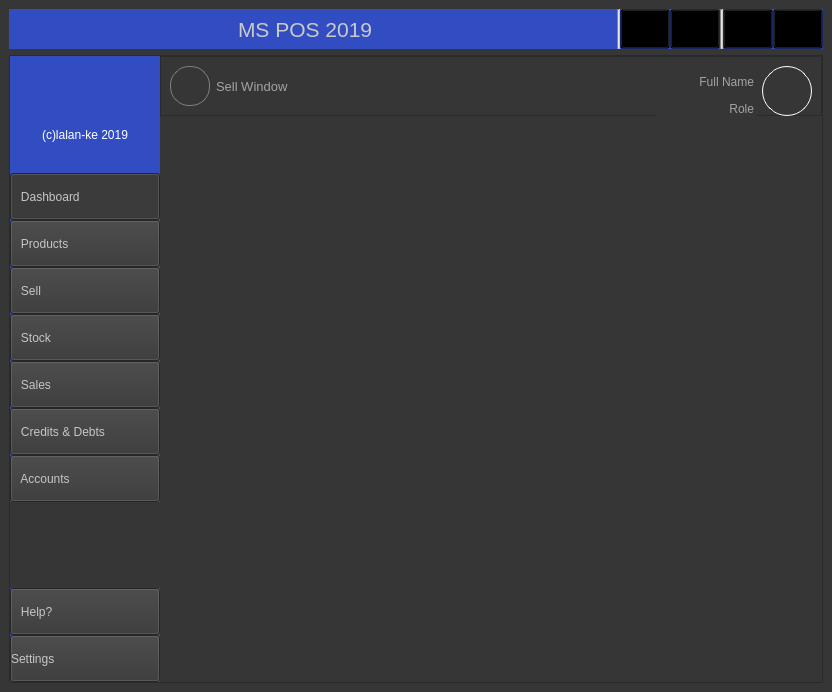
<?xml version="1.0" encoding="UTF-8"?>
<ui version="4.0">
 <class>MainWindowForm</class>
 <widget class="QMainWindow" name="MainWindowForm">
  <property name="geometry">
   <rect>
    <x>0</x>
    <y>0</y>
    <width>832</width>
    <height>692</height>
   </rect>
  </property>
  <property name="windowTitle">
   <string>MainWindow</string>
  </property>
  <property name="styleSheet">
   <string notr="true"> QWidget{
font-size:12px Arial;
margin:0px;
padding:0px;
background-color:rgb(54,54,54);
}
QWidget#TopBar{
background-color:rgb(50, 77, 194);
color:white;
}
QPushButton#CloseBtn{
background-color:Transparent;
}
QPushButton#CloseBtn:hover{
background-color:#ff0814;
}
QPushButton#MinimizeBtn{
background-color:Transparent;
}
QPushButton#MinimizeBtn:hover{
background-color:#00b3ff;
}
QLabel#TitleLabel{
font: 16pt ;
color: rgb(202, 202, 202);
background-color:Transparent
}
QPushButton#aboutBtn{
background-color:Transparent;
}
QPushButton#helpBtn{
background-color:Transparent;
}
QPushButton#aboutBtn:hover{
background-color: rgb(28, 183, 255);
}
QPushButton#helpBtn:hover{
background-color: rgb(28, 183, 255);
}
QPushButton#aboutBtn:pressed{
background-color: rgba(28, 183, 255, 190);
}
QPushButton#helpBtn:pressed{
background-color: rgba(28, 183, 255, 190);
}

QPushButton#notificationBtn{
border:none;
background-color:transparent;
}
QPushButton#notificationBtn:hover{
border:2px solid white;
}
QPushButton#notificationBtn:pressed{
border:3px solid grey;
}</string>
  </property>
  <widget class="QWidget" name="centralwidget">
   <layout class="QVBoxLayout" name="verticalLayout">
    <item>
     <widget class="QWidget" name="TopBar" native="true">
      <property name="minimumSize">
       <size>
        <width>0</width>
        <height>40</height>
       </size>
      </property>
      <property name="maximumSize">
       <size>
        <width>16777215</width>
        <height>40</height>
       </size>
      </property>
      <property name="styleSheet">
       <string notr="true"/>
      </property>
      <layout class="QHBoxLayout" name="horizontalLayout_3">
       <property name="spacing">
        <number>0</number>
       </property>
       <property name="leftMargin">
        <number>0</number>
       </property>
       <property name="topMargin">
        <number>0</number>
       </property>
       <property name="rightMargin">
        <number>0</number>
       </property>
       <property name="bottomMargin">
        <number>0</number>
       </property>
       <item>
        <spacer name="horizontalSpacer">
         <property name="orientation">
          <enum>Qt::Horizontal</enum>
         </property>
         <property name="sizeHint" stdset="0">
          <size>
           <width>229</width>
           <height>20</height>
          </size>
         </property>
        </spacer>
       </item>
       <item>
        <widget class="QLabel" name="TitleLabel">
         <property name="text">
          <string>MS POS 2019</string>
         </property>
        </widget>
       </item>
       <item>
        <spacer name="horizontalSpacer_2">
         <property name="orientation">
          <enum>Qt::Horizontal</enum>
         </property>
         <property name="sizeHint" stdset="0">
          <size>
           <width>40</width>
           <height>20</height>
          </size>
         </property>
        </spacer>
       </item>
       <item>
        <widget class="QPushButton" name="notificationBtn">
         <property name="enabled">
          <bool>false</bool>
         </property>
         <property name="minimumSize">
          <size>
           <width>50</width>
           <height>40</height>
          </size>
         </property>
         <property name="toolTip">
          <string>Open notifications</string>
         </property>
         <property name="styleSheet">
          <string notr="true"/>
         </property>
         <property name="text">
          <string/>
         </property>
         <property name="iconSize">
          <size>
           <width>32</width>
           <height>32</height>
          </size>
         </property>
        </widget>
       </item>
       <item>
        <widget class="Line" name="line_2">
         <property name="styleSheet">
          <string notr="true">background-color:#c7c7c7;</string>
         </property>
         <property name="orientation">
          <enum>Qt::Vertical</enum>
         </property>
        </widget>
       </item>
       <item>
        <widget class="QPushButton" name="helpBtn">
         <property name="minimumSize">
          <size>
           <width>50</width>
           <height>40</height>
          </size>
         </property>
         <property name="styleSheet">
          <string notr="true"/>
         </property>
         <property name="text">
          <string/>
         </property>
         <property name="iconSize">
          <size>
           <width>32</width>
           <height>32</height>
          </size>
         </property>
        </widget>
       </item>
       <item>
        <widget class="QPushButton" name="aboutBtn">
         <property name="minimumSize">
          <size>
           <width>50</width>
           <height>40</height>
          </size>
         </property>
         <property name="styleSheet">
          <string notr="true"/>
         </property>
         <property name="text">
          <string/>
         </property>
         <property name="iconSize">
          <size>
           <width>32</width>
           <height>32</height>
          </size>
         </property>
        </widget>
       </item>
       <item>
        <widget class="Line" name="line">
         <property name="styleSheet">
          <string notr="true">background-color:#c7c7c7;</string>
         </property>
         <property name="orientation">
          <enum>Qt::Vertical</enum>
         </property>
        </widget>
       </item>
       <item>
        <widget class="QPushButton" name="MinimizeBtn">
         <property name="minimumSize">
          <size>
           <width>50</width>
           <height>40</height>
          </size>
         </property>
         <property name="text">
          <string/>
         </property>
        </widget>
       </item>
       <item>
        <widget class="QPushButton" name="CloseBtn">
         <property name="minimumSize">
          <size>
           <width>50</width>
           <height>40</height>
          </size>
         </property>
         <property name="text">
          <string/>
         </property>
        </widget>
       </item>
      </layout>
     </widget>
    </item>
    <item>
     <widget class="QFrame" name="frame">
      <property name="styleSheet">
       <string notr="true">QWidget#LeftMenu{
background-color:rgb(50, 77, 194);
}</string>
      </property>
      <property name="frameShape">
       <enum>QFrame::StyledPanel</enum>
      </property>
      <property name="frameShadow">
       <enum>QFrame::Raised</enum>
      </property>
      <layout class="QHBoxLayout" name="horizontalLayout_2">
       <property name="spacing">
        <number>0</number>
       </property>
       <property name="leftMargin">
        <number>0</number>
       </property>
       <property name="topMargin">
        <number>0</number>
       </property>
       <property name="rightMargin">
        <number>0</number>
       </property>
       <property name="bottomMargin">
        <number>0</number>
       </property>
       <item>
        <layout class="QHBoxLayout" name="horizontalLayout">
         <item>
          <widget class="QWidget" name="LeftMenu" native="true">
           <property name="minimumSize">
            <size>
             <width>150</width>
             <height>0</height>
            </size>
           </property>
           <property name="maximumSize">
            <size>
             <width>130</width>
             <height>16777215</height>
            </size>
           </property>
           <property name="styleSheet">
            <string notr="true">QLabel{
background-color:Transparent;
color:white
}
QPushButton{
color: rgb(198, 198, 198);
text-align:left;
}
QPushButton:hover{
background-color:#c1c1c1;
color:rgb(50, 77, 194);
}
QPushButton#LOGOLABEL{
background-color:rgb(54,54,54);
border-radius:30px;
}
</string>
           </property>
           <layout class="QVBoxLayout" name="verticalLayout_5">
            <property name="spacing">
             <number>0</number>
            </property>
            <property name="leftMargin">
             <number>0</number>
            </property>
            <property name="topMargin">
             <number>0</number>
            </property>
            <property name="rightMargin">
             <number>0</number>
            </property>
            <property name="bottomMargin">
             <number>0</number>
            </property>
            <item>
             <layout class="QVBoxLayout" name="verticalLayout_4">
              <item>
               <layout class="QHBoxLayout" name="horizontalLayout_5">
                <property name="topMargin">
                 <number>10</number>
                </property>
                <item>
                 <spacer name="horizontalSpacer_4">
                  <property name="orientation">
                   <enum>Qt::Horizontal</enum>
                  </property>
                  <property name="sizeHint" stdset="0">
                   <size>
                    <width>40</width>
                    <height>20</height>
                   </size>
                  </property>
                 </spacer>
                </item>
                <item>
                 <widget class="QPushButton" name="LOGOLABEL">
                  <property name="minimumSize">
                   <size>
                    <width>60</width>
                    <height>60</height>
                   </size>
                  </property>
                  <property name="maximumSize">
                   <size>
                    <width>60</width>
                    <height>60</height>
                   </size>
                  </property>
                  <property name="styleSheet">
                   <string notr="true">background-color:rgb(50, 77, 194);</string>
                  </property>
                  <property name="text">
                   <string/>
                  </property>
                  <property name="iconSize">
                   <size>
                    <width>50</width>
                    <height>50</height>
                   </size>
                  </property>
                 </widget>
                </item>
                <item>
                 <spacer name="horizontalSpacer_5">
                  <property name="orientation">
                   <enum>Qt::Horizontal</enum>
                  </property>
                  <property name="sizeHint" stdset="0">
                   <size>
                    <width>40</width>
                    <height>20</height>
                   </size>
                  </property>
                 </spacer>
                </item>
               </layout>
              </item>
              <item>
               <widget class="QLabel" name="TextLogo">
                <property name="maximumSize">
                 <size>
                  <width>16777215</width>
                  <height>50</height>
                 </size>
                </property>
                <property name="text">
                 <string>(c)lalan-ke 2019</string>
                </property>
                <property name="alignment">
                 <set>Qt::AlignCenter</set>
                </property>
               </widget>
              </item>
             </layout>
            </item>
            <item>
             <widget class="QLabel" name="label_4">
              <property name="minimumSize">
               <size>
                <width>0</width>
                <height>30</height>
               </size>
              </property>
              <property name="maximumSize">
               <size>
                <width>16777215</width>
                <height>30</height>
               </size>
              </property>
              <property name="text">
               <string/>
              </property>
             </widget>
            </item>
            <item>
             <widget class="QPushButton" name="HomeBtn">
              <property name="minimumSize">
               <size>
                <width>0</width>
                <height>47</height>
               </size>
              </property>
              <property name="styleSheet">
               <string notr="true"/>
              </property>
              <property name="text">
               <string>   Dashboard</string>
              </property>
              <property name="icon">
               <iconset>
                <normaloff>:/icons/icons/home_48px_grey.png</normaloff>:/icons/icons/home_48px_grey.png</iconset>
              </property>
              <property name="iconSize">
               <size>
                <width>32</width>
                <height>32</height>
               </size>
              </property>
              <property name="checkable">
               <bool>true</bool>
              </property>
              <property name="checked">
               <bool>true</bool>
              </property>
             </widget>
            </item>
            <item>
             <widget class="QPushButton" name="ProductsMenu">
              <property name="minimumSize">
               <size>
                <width>0</width>
                <height>47</height>
               </size>
              </property>
              <property name="text">
               <string>   Products</string>
              </property>
              <property name="icon">
               <iconset>
                <normaloff>:/icons/icons/product_60px_grey.png</normaloff>:/icons/icons/product_60px_grey.png</iconset>
              </property>
              <property name="iconSize">
               <size>
                <width>32</width>
                <height>32</height>
               </size>
              </property>
              <property name="checkable">
               <bool>true</bool>
              </property>
             </widget>
            </item>
            <item>
             <widget class="QPushButton" name="SellMenu">
              <property name="minimumSize">
               <size>
                <width>0</width>
                <height>47</height>
               </size>
              </property>
              <property name="text">
               <string>   Sell</string>
              </property>
              <property name="icon">
               <iconset>
                <normaloff>:/icons/icons/icons8_sell_52px.png</normaloff>:/icons/icons/icons8_sell_52px.png</iconset>
              </property>
              <property name="iconSize">
               <size>
                <width>32</width>
                <height>32</height>
               </size>
              </property>
              <property name="checkable">
               <bool>true</bool>
              </property>
             </widget>
            </item>
            <item>
             <widget class="QPushButton" name="StockMenu">
              <property name="minimumSize">
               <size>
                <width>0</width>
                <height>47</height>
               </size>
              </property>
              <property name="text">
               <string>   Stock</string>
              </property>
              <property name="icon">
               <iconset>
                <normaloff>:/icons/icons/move_by_trolley_52px_grey.png</normaloff>:/icons/icons/move_by_trolley_52px_grey.png</iconset>
              </property>
              <property name="iconSize">
               <size>
                <width>32</width>
                <height>32</height>
               </size>
              </property>
              <property name="checkable">
               <bool>true</bool>
              </property>
             </widget>
            </item>
            <item>
             <widget class="QPushButton" name="SalesMenu">
              <property name="minimumSize">
               <size>
                <width>0</width>
                <height>47</height>
               </size>
              </property>
              <property name="text">
               <string>   Sales</string>
              </property>
              <property name="icon">
               <iconset>
                <normaloff>:/icons/icons/sales_60px_grey.png</normaloff>:/icons/icons/sales_60px_grey.png</iconset>
              </property>
              <property name="iconSize">
               <size>
                <width>32</width>
                <height>32</height>
               </size>
              </property>
              <property name="checkable">
               <bool>true</bool>
              </property>
             </widget>
            </item>
            <item>
             <widget class="QPushButton" name="CreditsMenu">
              <property name="minimumSize">
               <size>
                <width>0</width>
                <height>47</height>
               </size>
              </property>
              <property name="text">
               <string>   Credits &amp;&amp; Debts </string>
              </property>
              <property name="icon">
               <iconset>
                <normaloff>:/icons/icons/help_64px_grey.png</normaloff>:/icons/icons/help_64px_grey.png</iconset>
              </property>
              <property name="iconSize">
               <size>
                <width>32</width>
                <height>32</height>
               </size>
              </property>
              <property name="checkable">
               <bool>true</bool>
              </property>
             </widget>
            </item>
            <item>
             <widget class="QPushButton" name="AccountsMenu">
              <property name="minimumSize">
               <size>
                <width>0</width>
                <height>47</height>
               </size>
              </property>
              <property name="text">
               <string>   Accounts</string>
              </property>
              <property name="icon">
               <iconset>
                <normaloff>:/icons/icons/user_menu_64px_grey.png</normaloff>:/icons/icons/user_menu_64px_grey.png</iconset>
              </property>
              <property name="iconSize">
               <size>
                <width>32</width>
                <height>32</height>
               </size>
              </property>
              <property name="checkable">
               <bool>true</bool>
              </property>
             </widget>
            </item>
            <item>
             <widget class="QWidget" name="widget" native="true"/>
            </item>
            <item>
             <widget class="QPushButton" name="HelpMenu">
              <property name="minimumSize">
               <size>
                <width>0</width>
                <height>47</height>
               </size>
              </property>
              <property name="text">
               <string>   Help?</string>
              </property>
              <property name="icon">
               <iconset>
                <normaloff>:/icons/icons/help_64px_grey.png</normaloff>:/icons/icons/help_64px_grey.png</iconset>
              </property>
              <property name="iconSize">
               <size>
                <width>32</width>
                <height>32</height>
               </size>
              </property>
              <property name="checkable">
               <bool>true</bool>
              </property>
             </widget>
            </item>
            <item>
             <widget class="QPushButton" name="SettingsMenu">
              <property name="minimumSize">
               <size>
                <width>0</width>
                <height>47</height>
               </size>
              </property>
              <property name="text">
               <string>Settings</string>
              </property>
              <property name="icon">
               <iconset>
                <normaloff>:/icons/icons/settings_100px_grey.png</normaloff>:/icons/icons/settings_100px_grey.png</iconset>
              </property>
              <property name="iconSize">
               <size>
                <width>32</width>
                <height>32</height>
               </size>
              </property>
              <property name="checkable">
               <bool>true</bool>
              </property>
             </widget>
            </item>
           </layout>
          </widget>
         </item>
         <item>
          <layout class="QVBoxLayout" name="verticalLayout_2">
           <item>
            <widget class="QFrame" name="frame_2">
             <property name="minimumSize">
              <size>
               <width>0</width>
               <height>60</height>
              </size>
             </property>
             <property name="maximumSize">
              <size>
               <width>16777215</width>
               <height>60</height>
              </size>
             </property>
             <property name="styleSheet">
              <string notr="true">*{color:rgb(163, 163, 163);}
QPushButton#MenuToggle{
background-color:Transparent;
padding:1px;
border-radius:19;
}
QPushButton#MenuToggle:hover{
background-color:orange;
border:2px solid white;
border-radius:19px;
}
QLabel#TitleWindow{
color: rgb(163, 163, 163);
font-size:13px;
min-height:30px
}
QPushButton#UserPicture{
border:1px solid white;
border-radius:25;
}
QLabel#FullNameLabel{
text-align:right;}
QLabel#RoleLabel{
text-align:right;}</string>
             </property>
             <property name="frameShape">
              <enum>QFrame::StyledPanel</enum>
             </property>
             <property name="frameShadow">
              <enum>QFrame::Raised</enum>
             </property>
             <layout class="QHBoxLayout" name="horizontalLayout_4">
              <item>
               <widget class="QPushButton" name="MenuToggle">
                <property name="minimumSize">
                 <size>
                  <width>40</width>
                  <height>40</height>
                 </size>
                </property>
                <property name="maximumSize">
                 <size>
                  <width>40</width>
                  <height>40</height>
                 </size>
                </property>
                <property name="styleSheet">
                 <string notr="true">border:1px solid grey;</string>
                </property>
                <property name="text">
                 <string/>
                </property>
               </widget>
              </item>
              <item>
               <widget class="QLabel" name="TitleWindow">
                <property name="text">
                 <string>Sell Window</string>
                </property>
               </widget>
              </item>
              <item>
               <spacer name="horizontalSpacer_3">
                <property name="orientation">
                 <enum>Qt::Horizontal</enum>
                </property>
                <property name="sizeHint" stdset="0">
                 <size>
                  <width>243</width>
                  <height>20</height>
                 </size>
                </property>
               </spacer>
              </item>
              <item>
               <widget class="QWidget" name="widget_2" native="true">
                <property name="minimumSize">
                 <size>
                  <width>100</width>
                  <height>57</height>
                 </size>
                </property>
                <layout class="QVBoxLayout" name="verticalLayout_3">
                 <property name="spacing">
                  <number>1</number>
                 </property>
                 <property name="leftMargin">
                  <number>2</number>
                 </property>
                 <property name="topMargin">
                  <number>1</number>
                 </property>
                 <property name="rightMargin">
                  <number>2</number>
                 </property>
                 <property name="bottomMargin">
                  <number>1</number>
                 </property>
                 <item>
                  <widget class="QLabel" name="FullNameLabel">
                   <property name="minimumSize">
                    <size>
                     <width>0</width>
                     <height>30</height>
                    </size>
                   </property>
                   <property name="text">
                    <string>Full Name</string>
                   </property>
                   <property name="alignment">
                    <set>Qt::AlignRight|Qt::AlignTrailing|Qt::AlignVCenter</set>
                   </property>
                  </widget>
                 </item>
                 <item>
                  <widget class="QLabel" name="RoleLabel">
                   <property name="minimumSize">
                    <size>
                     <width>0</width>
                     <height>26</height>
                    </size>
                   </property>
                   <property name="text">
                    <string>Role</string>
                   </property>
                   <property name="alignment">
                    <set>Qt::AlignRight|Qt::AlignTrailing|Qt::AlignVCenter</set>
                   </property>
                  </widget>
                 </item>
                </layout>
               </widget>
              </item>
              <item>
               <widget class="QPushButton" name="UserPicture">
                <property name="minimumSize">
                 <size>
                  <width>50</width>
                  <height>50</height>
                 </size>
                </property>
                <property name="maximumSize">
                 <size>
                  <width>50</width>
                  <height>50</height>
                 </size>
                </property>
                <property name="text">
                 <string/>
                </property>
                <property name="iconSize">
                 <size>
                  <width>45</width>
                  <height>45</height>
                 </size>
                </property>
               </widget>
              </item>
             </layout>
            </widget>
           </item>
           <item>
            <widget class="QWidget" name="BodyWidget" native="true">
             <layout class="QHBoxLayout" name="bodylayout"/>
            </widget>
           </item>
          </layout>
         </item>
        </layout>
       </item>
      </layout>
     </widget>
    </item>
   </layout>
  </widget>
 </widget>
 <resources>
  <include location="main.qrc"/>
 </resources>
 <connections>
  <connection>
   <sender>HomeBtn</sender>
   <signal>clicked()</signal>
   <receiver>MainWindowForm</receiver>
   <slot>OpenDashboard()</slot>
   <hints>
    <hint type="sourcelabel">
     <x>72</x>
     <y>187</y>
    </hint>
    <hint type="destinationlabel">
     <x>-4</x>
     <y>185</y>
    </hint>
   </hints>
  </connection>
  <connection>
   <sender>ProductsMenu</sender>
   <signal>clicked()</signal>
   <receiver>MainWindowForm</receiver>
   <slot>OpenProducts()</slot>
   <hints>
    <hint type="sourcelabel">
     <x>62</x>
     <y>237</y>
    </hint>
    <hint type="destinationlabel">
     <x>-2</x>
     <y>245</y>
    </hint>
   </hints>
  </connection>
  <connection>
   <sender>StockMenu</sender>
   <signal>clicked()</signal>
   <receiver>MainWindowForm</receiver>
   <slot>OpenStock()</slot>
   <hints>
    <hint type="sourcelabel">
     <x>65</x>
     <y>285</y>
    </hint>
    <hint type="destinationlabel">
     <x>-8</x>
     <y>302</y>
    </hint>
   </hints>
  </connection>
  <connection>
   <sender>SalesMenu</sender>
   <signal>clicked()</signal>
   <receiver>MainWindowForm</receiver>
   <slot>OpenSales()</slot>
   <hints>
    <hint type="sourcelabel">
     <x>92</x>
     <y>335</y>
    </hint>
    <hint type="destinationlabel">
     <x>-4</x>
     <y>337</y>
    </hint>
   </hints>
  </connection>
  <connection>
   <sender>SellMenu</sender>
   <signal>clicked()</signal>
   <receiver>MainWindowForm</receiver>
   <slot>OpenSell()</slot>
   <hints>
    <hint type="sourcelabel">
     <x>74</x>
     <y>375</y>
    </hint>
    <hint type="destinationlabel">
     <x>-4</x>
     <y>389</y>
    </hint>
   </hints>
  </connection>
  <connection>
   <sender>AccountsMenu</sender>
   <signal>clicked()</signal>
   <receiver>MainWindowForm</receiver>
   <slot>OpenAccounts()</slot>
   <hints>
    <hint type="sourcelabel">
     <x>78</x>
     <y>417</y>
    </hint>
    <hint type="destinationlabel">
     <x>-4</x>
     <y>439</y>
    </hint>
   </hints>
  </connection>
  <connection>
   <sender>HelpMenu</sender>
   <signal>clicked()</signal>
   <receiver>MainWindowForm</receiver>
   <slot>OpenHelp()</slot>
   <hints>
    <hint type="sourcelabel">
     <x>97</x>
     <y>472</y>
    </hint>
    <hint type="destinationlabel">
     <x>-9</x>
     <y>501</y>
    </hint>
   </hints>
  </connection>
  <connection>
   <sender>SettingsMenu</sender>
   <signal>clicked()</signal>
   <receiver>MainWindowForm</receiver>
   <slot>OpenSettings()</slot>
   <hints>
    <hint type="sourcelabel">
     <x>87</x>
     <y>648</y>
    </hint>
    <hint type="destinationlabel">
     <x>-14</x>
     <y>639</y>
    </hint>
   </hints>
  </connection>
  <connection>
   <sender>CloseBtn</sender>
   <signal>clicked()</signal>
   <receiver>MainWindowForm</receiver>
   <slot>CloseWindow()</slot>
   <hints>
    <hint type="sourcelabel">
     <x>799</x>
     <y>28</y>
    </hint>
    <hint type="destinationlabel">
     <x>792</x>
     <y>-19</y>
    </hint>
   </hints>
  </connection>
  <connection>
   <sender>MinimizeBtn</sender>
   <signal>clicked()</signal>
   <receiver>MainWindowForm</receiver>
   <slot>showMinimized()</slot>
   <hints>
    <hint type="sourcelabel">
     <x>749</x>
     <y>29</y>
    </hint>
    <hint type="destinationlabel">
     <x>814</x>
     <y>-20</y>
    </hint>
   </hints>
  </connection>
  <connection>
   <sender>MenuToggle</sender>
   <signal>clicked()</signal>
   <receiver>MainWindowForm</receiver>
   <slot>ToggleMenu()</slot>
   <hints>
    <hint type="sourcelabel">
     <x>166</x>
     <y>85</y>
    </hint>
    <hint type="destinationlabel">
     <x>-12</x>
     <y>18</y>
    </hint>
   </hints>
  </connection>
 </connections>
 <slots>
  <slot>OpenDashboard()</slot>
  <slot>OpenProducts()</slot>
  <slot>OpenStock()</slot>
  <slot>OpenSales()</slot>
  <slot>OpenSell()</slot>
  <slot>OpenAccounts()</slot>
  <slot>OpenHelp()</slot>
  <slot>OpenSettings()</slot>
  <slot>ToggleMenu()</slot>
  <slot>MinimizeWindow()</slot>
  <slot>CloseWindow()</slot>
 </slots>
</ui>
